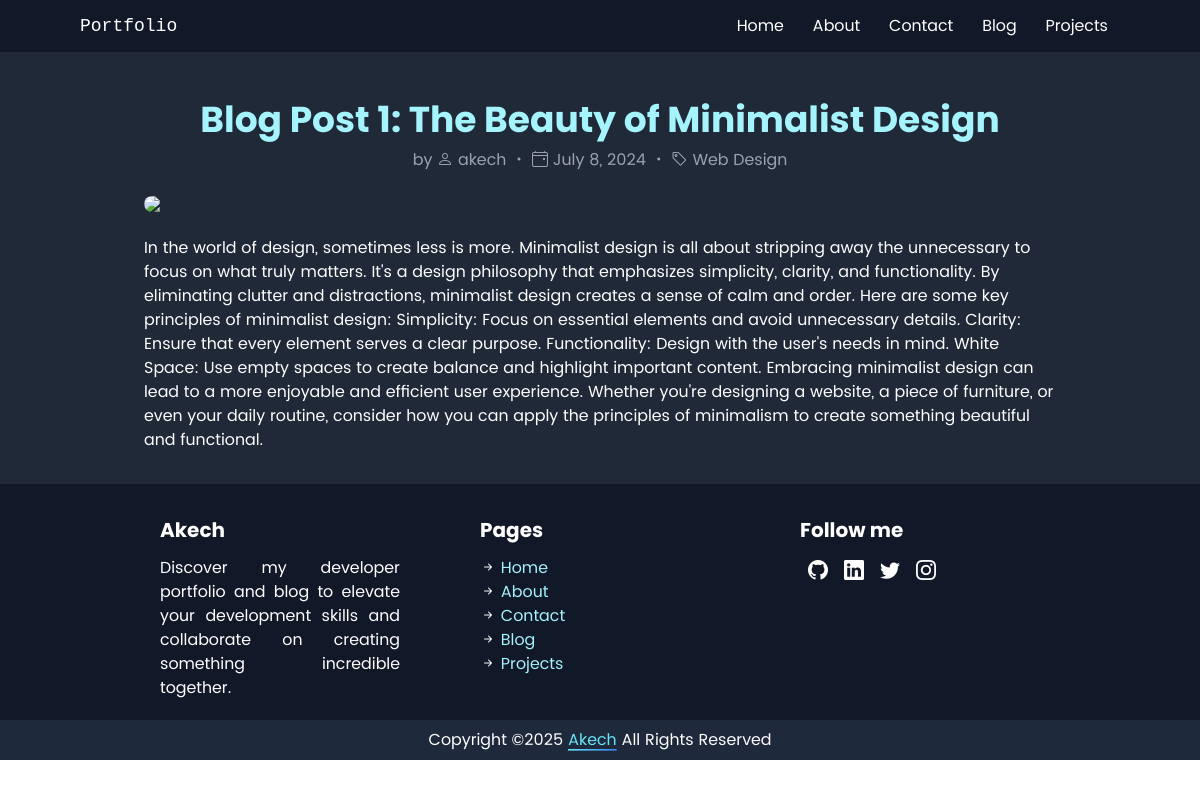
/blogpost/the-beauty-of-minimalist-design/, run on the app's committed database.
### home/models.py (models this page shows, shortened)
class Blog(models.Model):
    sno = models.AutoField(primary_key=True)
    title = models.CharField(max_length=200)
    meta = models.CharField(max_length=300)
    content = models.TextField()
    author = models.ForeignKey(User, on_delete=models.CASCADE)
    thumbnail_img = models.ImageField(null=True, blank=True, upload_to="images/")
    thumbnail_url = models.URLField(blank=True, null=True)
    category = models.CharField(max_length=255, default="uncategorized")
    slug = models.CharField(max_length=100)
    created_at = models.DateTimeField(auto_now_add=True)
    updated_at = models.DateTimeField(auto_now=True)

### home/views.py (the view)
# urls.py: path('blogpost/<str:slug>/', views.blogpost, name='blogpost'),
def blogpost (request, slug):
    try:
        blog = Blog.objects.get(slug=slug)
        context = {'blog': blog}
        return render(request, 'blogpost.html', context)
    except Blog.DoesNotExist:
        context = {'message': 'Blog post not found'}
        return render(request, '404.html', context, status=404)

### templates/blogpost.html (shortened to what this page needs)
{% extends 'base.html' %}
{% block content %}
<div class='bg-gray-800 text-white p-8 pt-12 flex flex-col md:px-20 lg:px-36 xl:px-60 2xl:px-80'>
    <span class='text-center text-3xl md:text-4xl font-bold text-cyan-200 hover:text-cyan-300 transition duration-300'><a href='{{blog.slug}}'>{{blog.title}}</a></span>
    <span class='text-center mt-2 text-gray-400'>by <a href='/about'><i class="bi bi-person"></i> <span class='group'><span class='group-hover:text-cyan-200 bg-left-bottom bg-gradient-to-r from-cyan-300 to-blue-500 bg-[length:0%_2px] bg-no-repeat group-hover:bg-[length:100%_2px] transition-all duration-500 ease-out'>{{ blog.author.username }}</span></span><a> <i class="bi bi-dot"></i> <span><i class="bi bi-calendar4-event"></i> {{ blog.created_at|date:"F j, Y" }}</span> <i class="bi bi-dot"></i> <i class="bi bi-tag"></i> <a href='/category/{{blog.category}}'><span class='group'><span class='group-hover:text-cyan-200 bg-left-bottom bg-gradient-to-r from-cyan-300 to-blue-500 bg-[length:0%_2px] bg-no-repeat group-hover:bg-[length:100%_2px] transition-all duration-500 ease-out'>{{blog.category}}</span></span></span></a>
    <img class='rounded-lg my-6 flex justify-center' src="{{blog.thumbnail_url}}">
    <p class=''>{{blog.content|safe}} </p>
</div>
{% endblock %}

### templates/base.html (shortened to what this page needs)
{% load tailwind_tags %}
{% load static %}
<!DOCTYPE html>
<html lang="en">
<head>
    <link href="https://cdn.jsdelivr.net/npm/tailwindcss/dist/tailwind.min.css" rel="stylesheet">
    <link rel="stylesheet" href="https://cdn.jsdelivr.net/npm/bootstrap-icons@1.10.3/font/bootstrap-icons.css">
    <link rel="stylesheet" href="https://cdnjs.cloudflare.com/ajax/libs/font-awesome/6.2.1/css/all.min.css" />
    <link rel="stylesheet" href="{% static 'css/index.css' %}">
    {% tailwind_css %}
</head>
<body>
    <nav class="nav bg-gray-900 text-white flex justify-between items-center p-3 px-8 md:px-20">
        <a href="/" class="text-lg font-mono">Portfolio</a>
        <div class="bg-gray-900 hidden items-center md:block">
            <a href="/" class="p-2 px-3 my-1 text-white rounded-[8px] hover:bg-gray-800">Home</a>
            <a href="/about" class="p-2 px-3 my-1 text-white rounded-[8px] hover:bg-gray-800">About</a>
            <a href="/contact" class="p-2 px-3 my-1 text-white rounded-[8px] hover:bg-gray-800">Contact</a>
            <a href="/blog" class="p-2 px-3 my-1 text-white rounded-[8px] hover:bg-gray-800">Blog</a>
            <a href="/projects" class="p-2 px-3 my-1 text-white rounded-[8px] hover:bg-gray-800">Projects</a>
        </div>
    </nav>
    {% block content %}{% endblock %}
    <footer class='bg-gray-900 text-white p-8 pb-2 grid md:grid-cols-3 md:gap-10 lg:gap-20 xl:gap-30 2xl:gap-40 md:px-40'>
        <div class='blog-name'>
            <p class='text-xl font-bold'>Akech</p>
            <p class='my-3 text-justify'>Discover my developer portfolio and blog to elevate your development skills and collaborate on creating something incredible together.</p>
        </div>
        <div class='pages'>
            <p class='text-xl font-bold'>Pages</p>
            <ul class='my-3'>
                <li><i class="bi bi-arrow-right-short"></i><span class='group text-cyan-200'><a href='/' class='bg-left-bottom bg-gradient-to-r from-cyan-300 to-blue-500 bg-[length:0%_2px] bg-no-repeat group-hover:bg-[length:100%_2px] transition-all duration-500 ease-out'> Home</a></span></li>
                <li><i class="bi bi-arrow-right-short"></i><span class='group text-cyan-200'><a href='/about' class='bg-left-bottom bg-gradient-to-r from-cyan-300 to-blue-500 bg-[length:0%_2px] bg-no-repeat group-hover:bg-[length:100%_2px] transition-all duration-500 ease-out'> About</a></span></li>
                <li><i class="bi bi-arrow-right-short"></i><span class='group text-cyan-200'><a href='/contact' class='bg-left-bottom bg-gradient-to-r from-cyan-300 to-blue-500 bg-[length:0%_2px] bg-no-repeat group-hover:bg-[length:100%_2px] transition-all duration-500 ease-out'> Contact</a></span></li>
                <li><i class="bi bi-arrow-right-short"></i><span class='group text-cyan-200'><a href='/blog' class='bg-left-bottom bg-gradient-to-r from-cyan-300 to-blue-500 bg-[length:0%_2px] bg-no-repeat group-hover:bg-[length:100%_2px] transition-all duration-500 ease-out'> Blog</a></span></li>
                <li><i class="bi bi-arrow-right-short"></i><span class='group text-cyan-200'><a href='/projects' class='bg-left-bottom bg-gradient-to-r from-cyan-300 to-blue-500 bg-[length:0%_2px] bg-no-repeat group-hover:bg-[length:100%_2px] transition-all duration-500 ease-out'> Projects</a></span></li>
            </ul>
        </div>
        <div class='socials'>
            <p class='text-xl font-bold'>Follow me</p>
            <ul class='my-3 flex text-xl'>
                <li class='px-2'><a href='https://github.com/akechsmith' class='hover:text-blue-100'><i class="bi bi-github"></i></a></li>
                <li class='px-2'><a href='http://linkedin.com/in/akech-dau-atem-723455222' class='hover:text-blue-100'><i class="bi bi-linkedin"></i></a></li>
                <li class='px-2'><a href='https://x.com/akech_smith' class='hover:text-blue-100'><i class="bi bi-twitter"></i></a></li>
                <li class='px-2'><a href='https://www.instagram.com/thatx.akech_' class='hover:text-blue-100'><i class="bi bi-instagram"></i></a></li>
            </ul>
        </div>
    </footer>
    <div class='bg-slate-800 text-white text-justify flex justify-center items-center'>
        <p class='p-2'>Copyright &copy;<script>document.write(new Date().getFullYear())</script>
            <span class="text-blue-300 text-justify"><a href="/" target="_blank">Akech</a></span>
            All Rights Reserved
        </p>
    </div>
</body>
</html>

### templates/blogpost.html (style rules this page uses)
p a { color: #67e8f9; background: linear-gradient(to right, rgba(103,232,249, 1), rgba(59, 130, 246, 1)), linear-gradient(to right, rgba(34,211,238, 1), rgba(59, 130, 246, 1), rgba(29, 78, 216, 1)); background-size: 100% 0.1em, 0 0.1em; background-position: 100% 100%, 0 100%; background-repeat: no-repeat; transition: background-size 400ms; }

### templates/base.html (style rules this page uses)
body { font-family: Poppins; transition: 0.3s ease-in-out; }

### data on the page
Blog: title "Blog Post 1: The Beauty of Minimalist Design", author.username "akech", created_at "July 8, 2024", category "Web Design", content "In the world of design, sometimes less is more. Minimalist design is all about stripping away the unnecessary to focus on what truly matters. It's a design philosophy that emphasizes simplicity, clarity, and functionality. By eliminating clutter and distractions, minimalist design creates a sense of calm and order. Here are some key principles of minimalist design: Simplicity: Focus on essential elements and avoid unnecessary details. Clarity: Ensure that every element serves a clear purpose. Functionality: Design with the user's needs in mind. White Space: Use empty spaces to create balance and highlight important content. Embracing minimalist design can lead to a more enjoyable and…"
